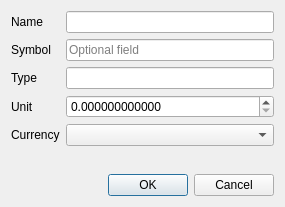
<?xml version="1.0" encoding="UTF-8"?>
<ui version="4.0">
 <class>SecurityDialog</class>
 <widget class="QDialog" name="SecurityDialog">
  <property name="windowModality">
   <enum>Qt::WindowModal</enum>
  </property>
  <property name="geometry">
   <rect>
    <x>0</x>
    <y>0</y>
    <width>285</width>
    <height>207</height>
   </rect>
  </property>
  <property name="windowTitle">
   <string>Add Currency</string>
  </property>
  <property name="locale">
   <locale language="English" country="UnitedKingdom"/>
  </property>
  <layout class="QVBoxLayout" name="verticalLayout">
   <item>
    <layout class="QFormLayout" name="formLayout">
     <item row="0" column="0">
      <widget class="QLabel" name="nameLabel">
       <property name="text">
        <string>Name</string>
       </property>
      </widget>
     </item>
     <item row="0" column="1">
      <widget class="QLineEdit" name="nameLineEdit">
       <property name="maxLength">
        <number>64</number>
       </property>
       <property name="placeholderText">
        <string/>
       </property>
      </widget>
     </item>
     <item row="1" column="0">
      <widget class="QLabel" name="symbolLabel">
       <property name="text">
        <string>Symbol</string>
       </property>
      </widget>
     </item>
     <item row="1" column="1">
      <widget class="QLineEdit" name="symbolLineEdit">
       <property name="maxLength">
        <number>8</number>
       </property>
       <property name="placeholderText">
        <string>Optional field</string>
       </property>
      </widget>
     </item>
     <item row="2" column="1">
      <widget class="QLineEdit" name="typeLineEdit">
       <property name="maxLength">
        <number>32</number>
       </property>
       <property name="placeholderText">
        <string/>
       </property>
      </widget>
     </item>
     <item row="2" column="0">
      <widget class="QLabel" name="typeLabel">
       <property name="text">
        <string>Type</string>
       </property>
      </widget>
     </item>
     <item row="3" column="0">
      <widget class="QLabel" name="unitLabel">
       <property name="text">
        <string>Unit</string>
       </property>
      </widget>
     </item>
     <item row="3" column="1">
      <widget class="QDoubleSpinBox" name="unitDoubleSpinBox">
       <property name="toolTip">
        <string>Enter smallest unit of Security (for example 1 share, or 0.01 for 1 percent etc)</string>
       </property>
       <property name="decimals">
        <number>12</number>
       </property>
       <property name="maximum">
        <double>1000000.000000000000000</double>
       </property>
      </widget>
     </item>
     <item row="4" column="0">
      <widget class="QLabel" name="currencyLabel">
       <property name="text">
        <string>Currency</string>
       </property>
      </widget>
     </item>
     <item row="4" column="1">
      <widget class="QComboBox" name="currencyComboBox"/>
     </item>
    </layout>
   </item>
   <item>
    <widget class="QDialogButtonBox" name="buttonBox">
     <property name="standardButtons">
      <set>QDialogButtonBox::Cancel|QDialogButtonBox::Ok</set>
     </property>
    </widget>
   </item>
  </layout>
 </widget>
 <resources/>
 <connections/>
</ui>
